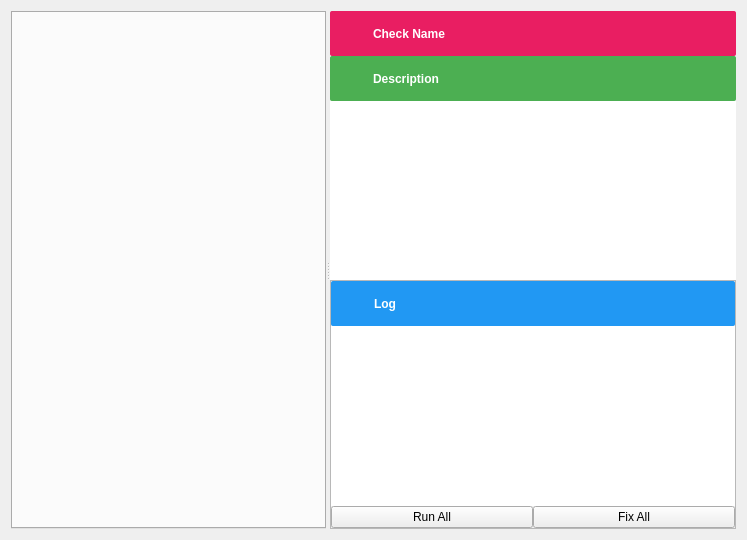
<?xml version="1.0" encoding="UTF-8"?>
<ui version="4.0">
 <class>Form</class>
 <widget class="QWidget" name="Form">
  <property name="geometry">
   <rect>
    <x>0</x>
    <y>0</y>
    <width>747</width>
    <height>540</height>
   </rect>
  </property>
  <property name="windowTitle">
   <string>Checks</string>
  </property>
  <layout class="QVBoxLayout" name="verticalLayout_3">
   <item>
    <widget class="QSplitter" name="splitter">
     <property name="orientation">
      <enum>Qt::Horizontal</enum>
     </property>
     <widget class="QWidget" name="verticalLayoutWidget">
      <layout class="QVBoxLayout" name="verticalLayout">
       <item>
        <widget class="QTabWidget" name="checksTab">
         <property name="minimumSize">
          <size>
           <width>200</width>
           <height>0</height>
          </size>
         </property>
        </widget>
       </item>
      </layout>
     </widget>
     <widget class="QWidget" name="verticalLayoutWidget_2">
      <layout class="QVBoxLayout" name="verticalLayout_2">
       <property name="spacing">
        <number>0</number>
       </property>
       <item>
        <widget class="QFrame" name="frame">
         <property name="maximumSize">
          <size>
           <width>16777215</width>
           <height>45</height>
          </size>
         </property>
         <property name="styleSheet">
          <string notr="true">background-color: rgb(233, 30, 98);
border-color: rgba(58, 58, 58, 50);
border-radius: 2px;
color: rgb(255, 255, 255);</string>
         </property>
         <property name="frameShape">
          <enum>QFrame::StyledPanel</enum>
         </property>
         <property name="frameShadow">
          <enum>QFrame::Raised</enum>
         </property>
         <layout class="QHBoxLayout" name="horizontalLayout">
          <item>
           <widget class="QLabel" name="nametag_icon">
            <property name="minimumSize">
             <size>
              <width>28</width>
              <height>28</height>
             </size>
            </property>
            <property name="maximumSize">
             <size>
              <width>28</width>
              <height>28</height>
             </size>
            </property>
            <property name="text">
             <string/>
            </property>
            <property name="pixmap">
             <pixmap>icons/name_tag.png</pixmap>
            </property>
            <property name="scaledContents">
             <bool>true</bool>
            </property>
           </widget>
          </item>
          <item>
           <widget class="QLabel" name="nameLB">
            <property name="font">
             <font>
              <weight>75</weight>
              <bold>true</bold>
             </font>
            </property>
            <property name="styleSheet">
             <string notr="true"/>
            </property>
            <property name="text">
             <string>Check Name</string>
            </property>
           </widget>
          </item>
         </layout>
        </widget>
       </item>
       <item>
        <widget class="QWidget" name="widget" native="true">
         <layout class="QVBoxLayout" name="verticalLayout_4">
          <property name="spacing">
           <number>0</number>
          </property>
          <property name="margin">
           <number>0</number>
          </property>
          <item>
           <widget class="QFrame" name="frame_2">
            <property name="maximumSize">
             <size>
              <width>16777215</width>
              <height>45</height>
             </size>
            </property>
            <property name="styleSheet">
             <string notr="true">background-color: rgb(76, 175, 82);
border-color: rgba(58, 58, 58, 50);
border-radius: 2px
;
color: rgb(255, 255, 255);</string>
            </property>
            <property name="frameShape">
             <enum>QFrame::StyledPanel</enum>
            </property>
            <property name="frameShadow">
             <enum>QFrame::Raised</enum>
            </property>
            <layout class="QHBoxLayout" name="horizontalLayout_2">
             <item>
              <widget class="QLabel" name="description_icon">
               <property name="minimumSize">
                <size>
                 <width>28</width>
                 <height>28</height>
                </size>
               </property>
               <property name="maximumSize">
                <size>
                 <width>28</width>
                 <height>28</height>
                </size>
               </property>
               <property name="text">
                <string/>
               </property>
               <property name="pixmap">
                <pixmap>icons/description.png</pixmap>
               </property>
               <property name="scaledContents">
                <bool>true</bool>
               </property>
              </widget>
             </item>
             <item>
              <widget class="QLabel" name="label_4">
               <property name="font">
                <font>
                 <weight>75</weight>
                 <bold>true</bold>
                </font>
               </property>
               <property name="styleSheet">
                <string notr="true"/>
               </property>
               <property name="text">
                <string>Description</string>
               </property>
              </widget>
             </item>
            </layout>
           </widget>
          </item>
          <item>
           <widget class="QTextEdit" name="descriptionTE">
            <property name="styleSheet">
             <string notr="true">border-color: rgba(58, 58, 58, 50);
border-radius: 2px</string>
            </property>
           </widget>
          </item>
         </layout>
        </widget>
       </item>
       <item>
        <widget class="QFrame" name="frame_3">
         <property name="frameShape">
          <enum>QFrame::StyledPanel</enum>
         </property>
         <property name="frameShadow">
          <enum>QFrame::Raised</enum>
         </property>
         <layout class="QVBoxLayout" name="verticalLayout_5">
          <property name="spacing">
           <number>0</number>
          </property>
          <property name="margin">
           <number>0</number>
          </property>
          <item>
           <widget class="QFrame" name="frame_4">
            <property name="maximumSize">
             <size>
              <width>16777215</width>
              <height>45</height>
             </size>
            </property>
            <property name="styleSheet">
             <string notr="true">background-color: rgb(33, 152, 243);
border-color: rgba(58, 58, 58, 50);
border-radius: 2px
;
color: rgb(255, 255, 255);</string>
            </property>
            <property name="frameShape">
             <enum>QFrame::StyledPanel</enum>
            </property>
            <property name="frameShadow">
             <enum>QFrame::Raised</enum>
            </property>
            <layout class="QHBoxLayout" name="horizontalLayout_3">
             <item>
              <widget class="QLabel" name="log_icon">
               <property name="minimumSize">
                <size>
                 <width>28</width>
                 <height>28</height>
                </size>
               </property>
               <property name="maximumSize">
                <size>
                 <width>28</width>
                 <height>28</height>
                </size>
               </property>
               <property name="text">
                <string/>
               </property>
               <property name="pixmap">
                <pixmap>icons/log.png</pixmap>
               </property>
               <property name="scaledContents">
                <bool>true</bool>
               </property>
              </widget>
             </item>
             <item>
              <widget class="QLabel" name="label_6">
               <property name="font">
                <font>
                 <weight>75</weight>
                 <bold>true</bold>
                </font>
               </property>
               <property name="styleSheet">
                <string notr="true"/>
               </property>
               <property name="text">
                <string>Log</string>
               </property>
              </widget>
             </item>
            </layout>
           </widget>
          </item>
          <item>
           <widget class="QTextEdit" name="logTE">
            <property name="styleSheet">
             <string notr="true">border-color: rgba(58, 58, 58, 50);
border-radius: 2px</string>
            </property>
           </widget>
          </item>
          <item>
           <layout class="QHBoxLayout" name="horizontalLayout_4">
            <item>
             <widget class="QPushButton" name="runallBT">
              <property name="text">
               <string>Run All</string>
              </property>
             </widget>
            </item>
            <item>
             <widget class="QPushButton" name="fixallBT">
              <property name="text">
               <string>Fix All</string>
              </property>
             </widget>
            </item>
           </layout>
          </item>
         </layout>
        </widget>
       </item>
      </layout>
     </widget>
    </widget>
   </item>
  </layout>
 </widget>
 <resources/>
 <connections/>
</ui>
